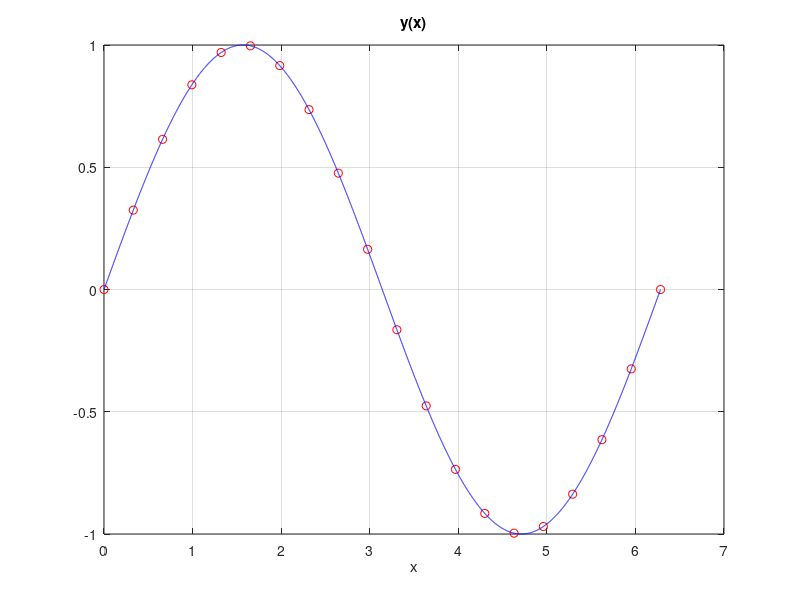
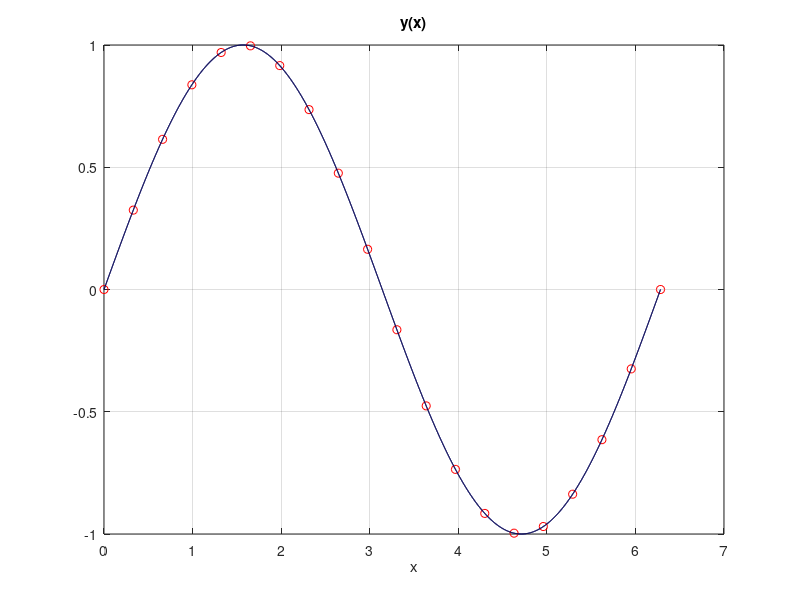
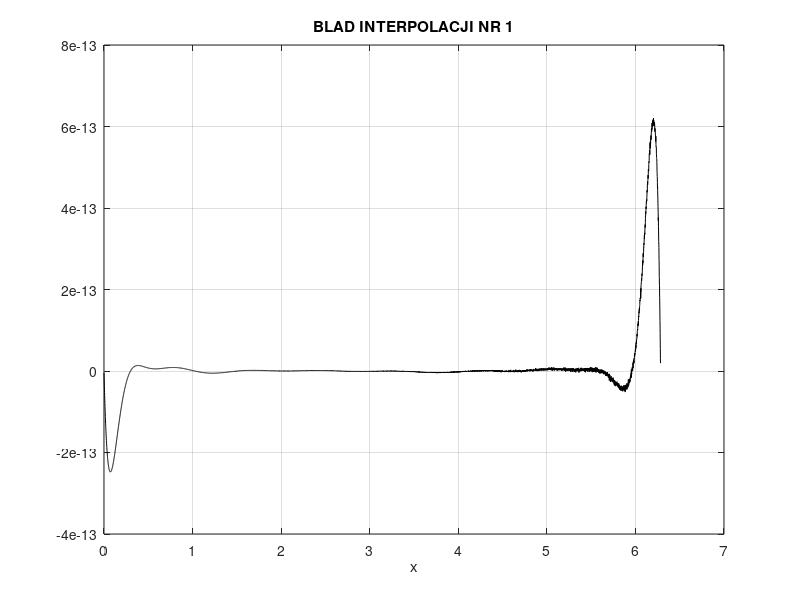
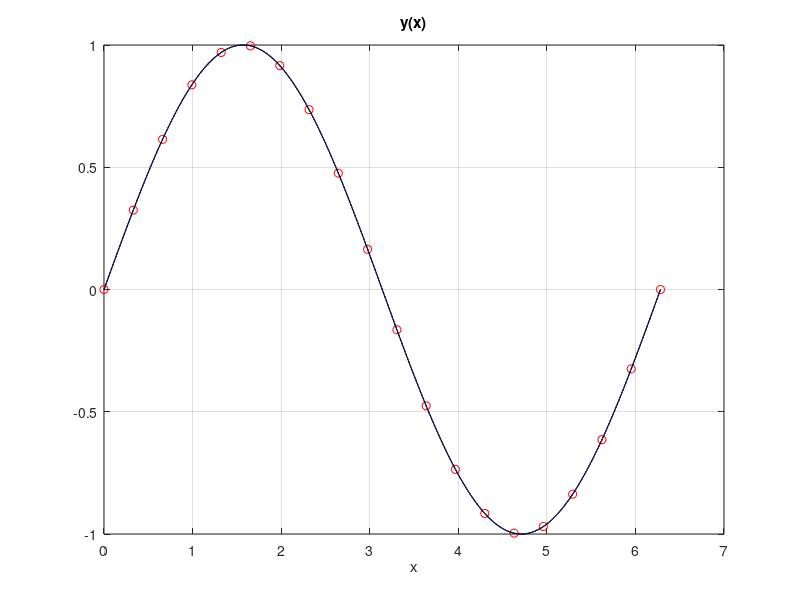

These figures' MATLAB source, in order:
% interp_intro.m
% Wprowadzenie do zagadnienia interpolacji
clear all; close all;

% Funkcja interpolowana wielomianem i jej parametry
N = 20;                     % liczba znanych punktow funkcji, u nas sinus()
xmax = 2*pi;                % maksymalna wartosc argumentu funkcji
xp = 0 : xmax/(N-1) : xmax; % wartosci argumentow dla znanych wartosci funkcji 
xd = 0 : 0.001 : xmax;      % wartosci argumentow w punktach interpolacji
yp = sin( xp );             % znane wartosci
yd = sin( xd );             % wartosci w punktach interpolacji - do sprawdzenia 
figure;
plot( xp, yp, 'ro', xd, yd, 'b-'); xlabel('x'); title('y(x)'); grid; pause

% Wspolczynniki wielomianu y(x) = a0 + a1*x^1 + a2*x^2 + ... + aP*x^P
P = N-1; % rzad wielomianu: 0 (a0), 1 (a0 + a1*x), 2 (a0 + a1*x + a2*x^2), ...
a = polyfit( xp, yp, P ),   % obliczenie wsp. wielomianu interpolujacego

% Interpolacja funkcji w zadanych punktach xi
xi = xd;                    % argumenty punktow interpolacji
yi = polyval(a,xi);         % wartosci w punktach interpolacji
a = a(end:-1:1),            % w Matlabie wsp. sa zapisywane od najwyzszej potegi
yi_moje = zeros(1,length(xi));
for k = 1 : N              % sami obliczamy wartosci w punktach interpolacji 
    yi_moje = yi_moje + a(k) * xi.^(k-1);   
end 
max_abs_yi = max( abs( yi - yi_moje) ), pause

figure;
plot( xp,yp,'ro', xd,yd,'b-', xi,yi,'k-' ); xlabel('x'); title('y(x)'); grid; pause
figure;
plot( xd, yd-yi, 'k-' ); xlabel('x'); title('BLAD INTERPOLACJI NR 1'); grid; pause

% Funkcja interpolacji w Matlabie - interp1()
% 'linear'   - (default) linear interpolation
% 'nearest'  - nearest neighbor interpolation
% 'next'     - next neighbor interpolation
% 'previous' - previous neighbor interpolation
% 'spline'   - piecewise cubic spline interpolation (SPLINE)
% 'pchip'    - shape-preserving piecewise cubic interpolation
% 'cubic'    - cubic convolution interpolation for uniformly-spaced
yis = interp1( xp, yp, xi, 'spline' );
figure;
plot( xp,yp,'ro', xd,yd,'b-', xi,yi,'k-', xi,yis,'k--' );
xlabel('x'); title('y(x)'); grid; pause
figure;
plot( xd, yd - yis, 'k-' ); xlabel('x'); title('BLAD INTERPOLACJI NR 2'); grid; pause
